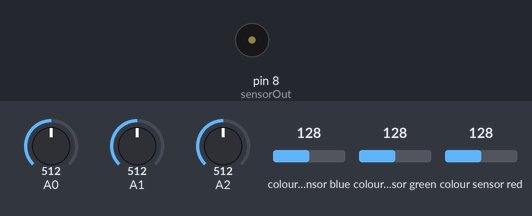
This sketch was run on a simulated Arduino Uno, built for the host (arithmetic inside an expression is 32-bit, double 64-bit). Parts: buzzer (waves = sounding). Wiring (inferred from the names in the program): TCS3200 colour sensor: output pin 8; S2 pin 6; S3 pin 7; S0 pin 4; S1 pin 5. The test bench sets the inputs (shaded band); at power-on: A0 = 512, A1 = 512, A2 = 512, colour sensor blue 128, colour sensor green 128, colour sensor red 128. What the sketch prints to the serial monitor is not drawn.

Above: at 0.3 s.
Timing chart, 0 to 3.0 s (numbered marks = the images above):
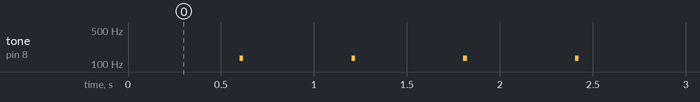

Measured:
- by itself, tone on pin 8 (sensorOut): alternates 131 Hz for 0.02 s and silent for 0.58 s

The sketch:

colorsensingex.ino
```cpp
// example from toneKeyboard
#include "pitches.h"

// Define color sensor pins
#define S0 4
#define S1 5
#define S2 6
#define S3 7
#define sensorOut 8


// example from toneKeyboard
const int threshold = 10;  // minimum reading of the sensors that generates a note
// notes to play, corresponding to the 3 sensors:
int notes[] = {
  NOTE_A4, NOTE_B4, NOTE_C3
};
// example from toneKeyboard

// Calibration Values
// *Get these from Calibration Sketch
int redMin = 0; // Red minimum value
int redMax = 0; // Red maximum value
int greenMin = 0; // Green minimum value
int greenMax = 0; // Green maximum value
int blueMin = 0; // Blue minimum value
int blueMax = 0; // Blue maximum value

// Variables for Color Pulse Width Measurements
int redPW = 0;
int greenPW = 0;
int bluePW = 0;

// Variables for final Color values
int redValue;
int greenValue;
int blueValue;

void setup() {
	// Set S0 - S3 as outputs
	pinMode(S0, OUTPUT);
	pinMode(S1, OUTPUT);
	pinMode(S2, OUTPUT);
	pinMode(S3, OUTPUT);

	// Set Sensor output as input
	pinMode(sensorOut, INPUT);

	// Set Frequency scaling to 20%
	digitalWrite(S0,HIGH);
	digitalWrite(S1,LOW);

	// Setup Serial Monitor
	Serial.begin(9600);
}

void loop() {
	// Read Red value
	redPW = getRedPW();
	// Map to value from 0-255
	redValue = map(redPW, redMin,redMax,255,0);
	// Delay to stabilize sensor
	delay(200);

	// Read Green value
	greenPW = getGreenPW();
	// Map to value from 0-255
	greenValue = map(greenPW, greenMin,greenMax,255,0);
	// Delay to stabilize sensor
	delay(200);

	// Read Blue value
	bluePW = getBluePW();
	// Map to value from 0-255
	blueValue = map(bluePW, blueMin,blueMax,255,0);
	// Delay to stabilize sensor
	delay(200);

	// Print output to Serial Monitor
	Serial.print("Red = ");
	Serial.print(redValue);
	Serial.print(" - Green = ");
	Serial.print(greenValue);
	Serial.print(" - Blue = ");
	Serial.println(blueValue);

  // example from toneKeyboard
  for (int thisSensor = 0; thisSensor < 3; thisSensor++) {
    // get a sensor reading:
    int sensorReading = analogRead(thisSensor);

    // if the sensor is pressed hard enough:
    if (sensorReading > threshold) {
      // play the note corresponding to this sensor:
      tone(8, notes[thisSensor], 20);
    }
  }
}


// Function to read Red Pulse Widths
int getRedPW() {
	// Set sensor to read Red only
	digitalWrite(S2,LOW);
	digitalWrite(S3,LOW);
	// Define integer to represent Pulse Width
	int PW;
	// Read the output Pulse Width
	PW = pulseIn(sensorOut, LOW);
	// Return the value
	return PW;
}

// Function to read Green Pulse Widths
int getGreenPW() {
	// Set sensor to read Green only
	digitalWrite(S2,HIGH);
	digitalWrite(S3,HIGH);
	// Define integer to represent Pulse Width
	int PW;
	// Read the output Pulse Width
	PW = pulseIn(sensorOut, LOW);
	// Return the value
	return PW;
}

// Function to read Blue Pulse Widths
int getBluePW() {
	// Set sensor to read Blue only
	digitalWrite(S2,LOW);
	digitalWrite(S3,HIGH);
	// Define integer to represent Pulse Width
	int PW;
	// Read the output Pulse Width
	PW = pulseIn(sensorOut, LOW);
	// Return the value
	return PW;
}
```
